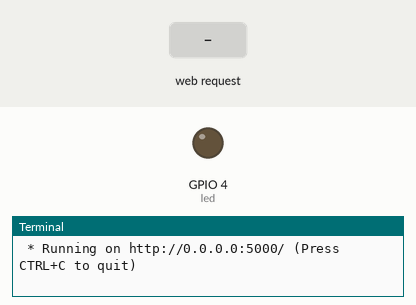
Simulated run of this program. Board: Raspberry Pi (BCM pin numbers). Parts: output pins drawn as LEDs (lit = HIGH), the last lines printed to the terminal. The inputs (shaded band) are chosen by the test bench. The clock reads 2024-03-15 10:24:30 at power-on unless the program sets it.

Above: at 1.2 s.
1.3 s: HTTP request for /led/on received
At 2.3 s:
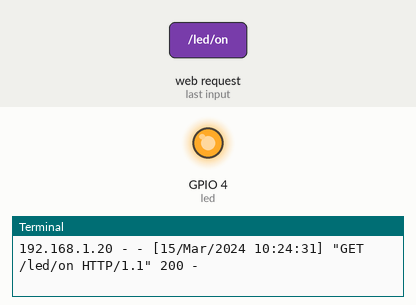
4.3 s: HTTP request for /led/off received
At 4.6 s:
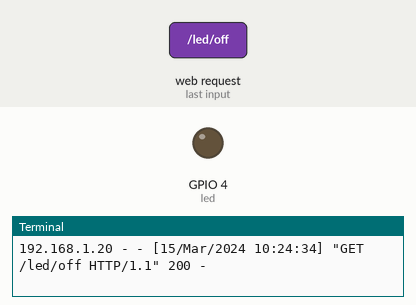
Timing chart, 0 to 7.3 s (numbered marks = the images above; inputs shaded):
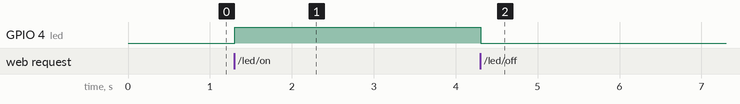

Measured:
- after the input at 1.3 s, GPIO 4 (led): LOW → HIGH at once
- after the input at 4.3 s, GPIO 4 (led): HIGH → LOW at once

The program:

index.py
```python
## 왜ㅣ인지 모르겠는데 led 상태가 뜨지않는다.

from flask import Flask, request
from flask import render_template
import RPi.GPIO as GPIO

led = 4

GPIO.setmode(GPIO.BCM)
GPIO.setwarnings(False)
GPIO.setup(led, GPIO.OUT, initial = GPIO.LOW)

#Creat Object-------------
app = Flask(__name__)

#URL control---------------
@app.route("/") #url에서 엔터치면 url 접속
def home():
    return render_template("index.html")

@app.route("/led/on")
def led_on():
    try:
        GPIO.output(led, GPIO.HIGH)
        return "Ok"
    except expression as identifier:
        return "fail"

@app.route("/led/off")
def led_off():
    try:
        GPIO.output(led, GPIO.LOW)
        return "Ok"
    except expression as identifier:
        return "fail"


#Entry code 얘가 있어야 웹서버가 가동됨.-----------------------
if __name__ == "__main__":
    #start webserver
    app.run(host="0.0.0.0") #0.0.0.0 = local host = 자기자신
    #http://0.0.0.0:5000 =>5000은 flask의 port num.
```
